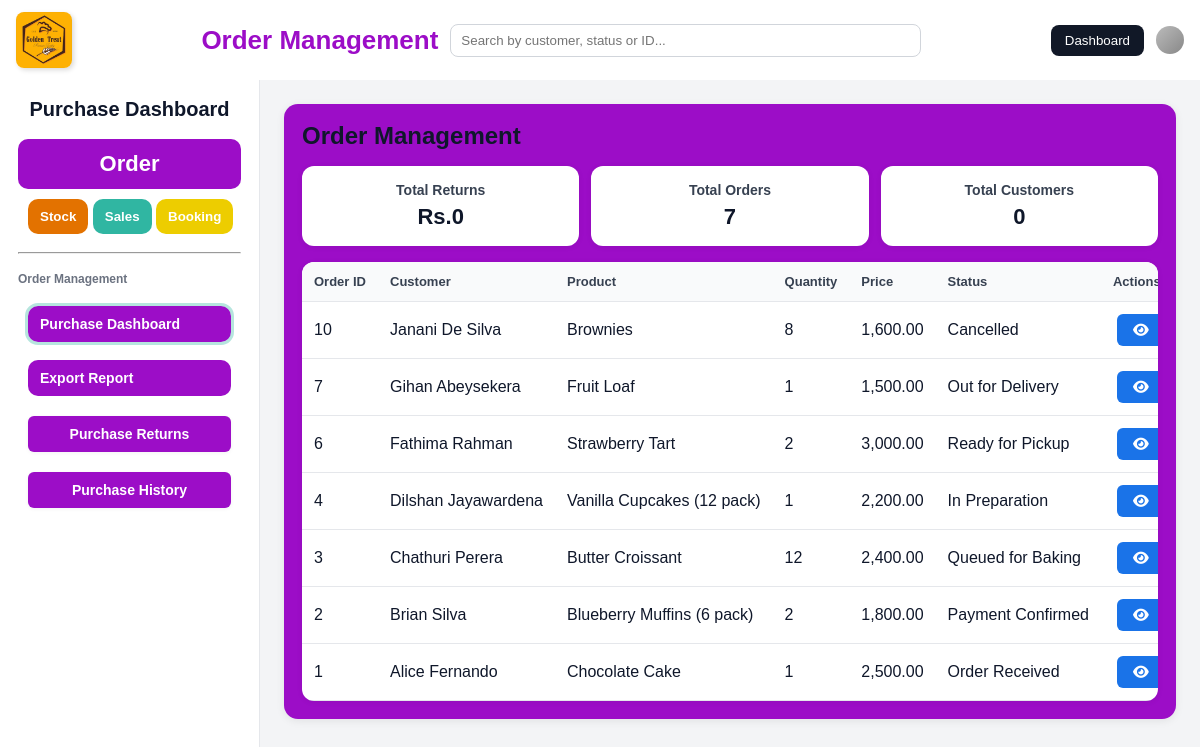
The page /order/Order-Management/order.php on the database its author committed.
### tables this page shows
CREATE TABLE `orders` (
  `id` int(11) NOT NULL,
  `order_date` date NOT NULL,
  `customer` varchar(100) NOT NULL,
  `product` varchar(100) NOT NULL,
  `quantity` int(11) NOT NULL DEFAULT 1,
  `original_quantity` int(11) NOT NULL DEFAULT 0,
  `price` decimal(10,2) NOT NULL DEFAULT 0.00,
  `original_price` decimal(10,2) NOT NULL DEFAULT 0.00,
  `status` enum('Order Received','Payment Confirmed','Queued for Baking','In Preparation','Decorating','Ready for Pickup','Out for Delivery','Completed','Cancelled','Refunded','Returned','Pending','Partially Returned') NOT NULL DEFAULT 'Order Received',
  `created_at` timestamp NOT NULL DEFAULT current_timestamp(),
  `updated_at` timestamp NOT NULL DEFAULT current_timestamp() ON UPDATE current_timestamp(),
  `mobile` varchar(32) DEFAULT NULL,
  `deleted_at` datetime DEFAULT NULL
);

### order/Order-Management/order.php (the view, shortened to what this page needs)
<?php
$host = "localhost";
$user = "root";
$pass = "";
$db   = "Order";
$conn = new mysqli($host, $user, $pass, $db);
$conn->set_charset('utf8mb4');
$sql = "SELECT id, order_date, customer, product, quantity, price, status
        FROM orders
        WHERE deleted_at IS NULL
        ORDER BY id DESC";
$stmt = $conn->prepare($sql);
$stmt->execute();
$result = $stmt->get_result();
$orders = $result->fetch_all(MYSQLI_ASSOC);
$res2 = $conn->query("SELECT COUNT(*) AS total_orders FROM orders WHERE deleted_at IS NULL");
$row2 = $res2->fetch_assoc();
$totalOrders = (int)$row2['total_orders'];
?>
<!DOCTYPE html>
<html lang="en">
<head>
  <link rel="stylesheet" href="css/order_style.css">
  <link rel="stylesheet" href="https://cdnjs.cloudflare.com/ajax/libs/font-awesome/6.6.0/css/all.min.css"/>
</head>
<body>
  <div class="header">
    <div class="header-left"><img src="logo.jpg" alt="Logo" /></div>
    <div class="header-middle">
      <div class="header-middle-title">Order Management</div>
      <div class="search-bar"><input id="globalSearch" type="text" placeholder="Search by customer, status or ID..." />
      </div>
    </div>
    <div class="header-right">
  <button class="role-btn" onclick="window.location.href='index.html'">Dashboard</button>
      <div class="user-icon"></div>
    </div>
  </div>
  <div class="layout">
    <aside class="sidebar">
      <h1>Purchase Dashboard</h1>
      <nav>
        <button class="salesbtn" disabled>Order</button>
        <div class="otherbtn">
     <button class="Sbtn" onclick="window.location.href='stoke.html'">Stock</button>
    <button class="Ubtn" onclick="window.location.href='sales.html'">Sales</button>
    <button class="Bbtn" onclick="window.location.href='booking.html'">Booking</button>
        </div>
        <hr />
        <p>Order Management</p>
        <div class="salebtn">
          <button class="tab-btn active" data-page="sales-dashboard">Purchase Dashboard</button>
          <button class="tab-btn" data-page="sales-export">Export Report</button>
          <button type="button" class="orderhistory" onclick="window.location.href='purchase_returns.php'">Purchase Returns</button>
          <button type="button" class="orderhistory" onclick="window.location.href='purchase_history.php'">Purchase History</button>
        </div>
      </nav>
    </aside>
<main class="free-area">
      <section id="orders" class="panel active">
         <div class="content">
        <h2>Order Management</h2>
         <div class="cards">
            <div class="card">
              <h3>Total Returns</h3>
              <p id="cardTotal">Rs.0</p>
            </div>
            <div class="card">
              <h3>Total Orders</h3>
              <p id="cardOrders"><?= $totalOrders ?></p>
            </div>
            <div class="card">
              <h3>Total Customers</h3>
              <p id="cardCustomers">0</p>
            </div>
          </div>
        <div class="table-wrap">
        <table>
          <thead>
            <tr>
              <th>Order ID</th>
              <th>Customer</th>
              <th>Product</th>
              <th>Quantity</th>
              <th>Price</th>
              <th>Status</th>
              <th>Actions</th>
            </tr>
          </thead>
          <tbody id="orderTable">
            <?php if(empty($orders)): ?>
              <tr><td colspan="7" style="text-align:center;padding:18px">No orders found</td></tr>
            <?php else: foreach($orders as $o): ?>
              <tr>
                <td><?= htmlspecialchars($o['id']) ?></td>
                <td><?= htmlspecialchars($o['customer']) ?></td>
                <td><?= htmlspecialchars($o['product']) ?></td>
                <td><?= (int)$o['quantity'] ?></td>
                <td><?= number_format((float)$o['price'], 2) ?></td>
                <td><?= htmlspecialchars($o['status']) ?></td>
                <td>
                  <button class="btnview"
                    type="button"
                    data-id="<?= htmlspecialchars($o['id']) ?>"
                    data-order-date="<?= htmlspecialchars($o['order_date']) ?>"
                    data-customer="<?= htmlspecialchars($o['customer']) ?>"
                    data-product="<?= htmlspecialchars($o['product']) ?>"
                    data-quantity="<?= (int)$o['quantity'] ?>"
                    data-price="<?= htmlspecialchars($o['price']) ?>"
                    data-status="<?= htmlspecialchars($o['status']) ?>">
                    <i class="fa-solid fa-eye"></i>
                  </button>
                </td>
              </tr>
            <?php endforeach; endif; ?>
          </tbody>
        </table>
        </div>
      </section>
    </main>
  </div>
</body>
</html>

### order/Order-Management/css/order_style.css (style rules this page uses)
:root { --brand: #9c0dc7; --ink: #111827; --paper: #fff; --muted: #6b7280; --soft: #e5e7eb; --warn: #ffc107; --danger: #dc3545; --primary: #007bff; }
* { margin: 0; padding: 0; box-sizing: border-box }
body { font-family: Arial, Helvetica, sans-serif; background: #f4f6f9; color: #0f172a; min-height: 100vh; display: flex; flex-direction: column }
.header { display: flex; align-items: center; justify-content: space-between; background: #fff; padding: 12px 16px; box-shadow: 0 2px 5px rgba(0, 0, 0, .08) }
.header-left img { width: 56px; height: auto; border-radius: 8px; display: block; box-shadow: 2px 2px 5px rgba(0, 0, 0, .15) }
.header-middle { display: flex; align-items: center; gap: 12px; flex: 1; margin: 0 16px; max-width: 720px }
.header-middle-title { font-weight: 800; font-size: 26px; color: var(--brand); white-space: nowrap }
.search-bar { flex: 1; display: flex }
.search-bar input { width: 100%; padding: 8px 10px; border: 1px solid #d1d5db; border-radius: 8px }
.header-right { display: flex; align-items: center; gap: 12px }
.role-btn { background: #111827; color: #fff; padding: 8px 14px; border: none; border-radius: 8px; cursor: pointer }
.user-icon { width: 28px; height: 28px; background: linear-gradient(135deg, #bbb, #888); border-radius: 50% }
.layout { flex: 1; display: flex; min-height: 0 }
.sidebar { width: 260px; background: #fff; padding: 18px; display: flex; flex-direction: column; gap: 10px; border-right: 1px solid #e5e7eb; }
.sidebar h1 { text-align: center; font-size: 20px; margin-bottom: 8px; color: #0f172a }
.sidebar nav { display: flex; flex-direction: column; gap: 10px }
.salesbtn { background: var(--brand); border: none; border-radius: 10px; color: #fff; font-weight: 800; font-size: 22px; padding: 12px; text-align: center }
.otherbtn button { border: none; border-radius: 10px; color: #fff; cursor: pointer; padding: 10px 12px; font-weight: 700; gap: 10px; }
.salebtn button { background: #9c0dc7; border: none; text-align: left; padding: 10px; margin: 10px; border-radius: 6px; cursor: pointer; font-size: 14px; display: flex; flex-direction: column; gap: 10px; color: #fff; }
.Sbtn { background: #e37200; margin-left: 10px; }
.Ubtn { background: #30b6a2 }
.Bbtn { background: #edcd00 }
.sidebar hr { margin: 8px 0 }
.sidebar p { font-size: 12px; color: #6b7280; font-weight: 700 }
.salebtn button { background: var(--brand); text-align: left }
.salebtn button.active { outline: 3px solid rgba(146, 48, 182, 0.35) }
.salebtn { display: flex; flex-direction: column }
.salebtn .tab-btn { background: var(--brand); border: none; border-radius: 10px; color: #fff; cursor: pointer; padding: 10px 12px; font-weight: 700; text-align: left }
.salebtn .tab-btn+.tab-btn { margin-top: 8px }
.salebtn .tab-btn.active { outline: 3px solid rgba(48, 182, 162, .35) }
.free-area { flex: 1; background: #f3f4f6; padding: 24px; overflow: auto }
.panel { display: none }
.panel.active { display: block }
.content { background: #9c0dc7; border-radius: 14px; padding: 18px; box-shadow: 0 2px 8px rgba(0, 0, 0, .08); display: flex; flex-direction: column; gap: 16px }
.cards { display: grid; grid-template-columns: repeat(3, 1fr); gap: 12px }
.card { background: #fff; border-radius: 12px; padding: 16px; box-shadow: 0 1px 6px rgba(0, 0, 0, .06); text-align: center }
.card h3 { font-size: 14px; color: #374151 }
.card p { font-size: 22px; font-weight: 800; margin-top: 6px; color: #0f172a }
.table-wrap { background: #fff; border-radius: 12px; box-shadow: 0 1px 6px rgba(0, 0, 0, .06); overflow: auto }
table { width: 100%; border-collapse: collapse }
th, td { padding: 12px; border-bottom: 1px solid #e5e7eb; text-align: left; white-space: nowrap }
th { background: #f9fafb; font-size: 13px; color: #374151; cursor: pointer; position: sticky; top: 0 }
.btnview, .btnupdate, .btndelete, .btnreturn { padding: 8px 16px; border: none; border-radius: 6px; font-size: 14px; cursor: pointer; transition: all 0.2s ease-in-out; margin: 0 4px; color: white; }
.btnview { background-color: #1a73e8; }
.orderhistory { background: var(--brand); color: #fff; border: none; border-radius: 6px; padding: 10px 12px; margin: 10px 0; font-weight: 700; font-size: 14px; text-align: left; cursor: pointer; display: flex; align-items: center; gap: 10px; width: calc(100% - 20px); box-shadow: 0 1px 4px rgba(0,0,0,0.05); }

### rows shown on the page
orders: id "10", customer "Janani De Silva", product "Brownies", quantity "8", price "1,600.00", status "Cancelled"
orders: id "7", customer "Gihan Abeysekera", product "Fruit Loaf", quantity "1", price "1,500.00", status "Out for Delivery"
orders: id "6", customer "Fathima Rahman", product "Strawberry Tart", quantity "2", price "3,000.00", status "Ready for Pickup"
orders: id "4", customer "Dilshan Jayawardena", product "Vanilla Cupcakes (12 pack)", quantity "1", price "2,200.00", status "In Preparation"
orders: id "3", customer "Chathuri Perera", product "Butter Croissant", quantity "12", price "2,400.00", status "Queued for Baking"
orders: id "2", customer "Brian Silva", product "Blueberry Muffins (6 pack)", quantity "2", price "1,800.00", status "Payment Confirmed"
orders: id "1", customer "Alice Fernando", product "Chocolate Cake", quantity "1", price "2,500.00", status "Order Received"

### other values the page prints
$totalOrders "7"
